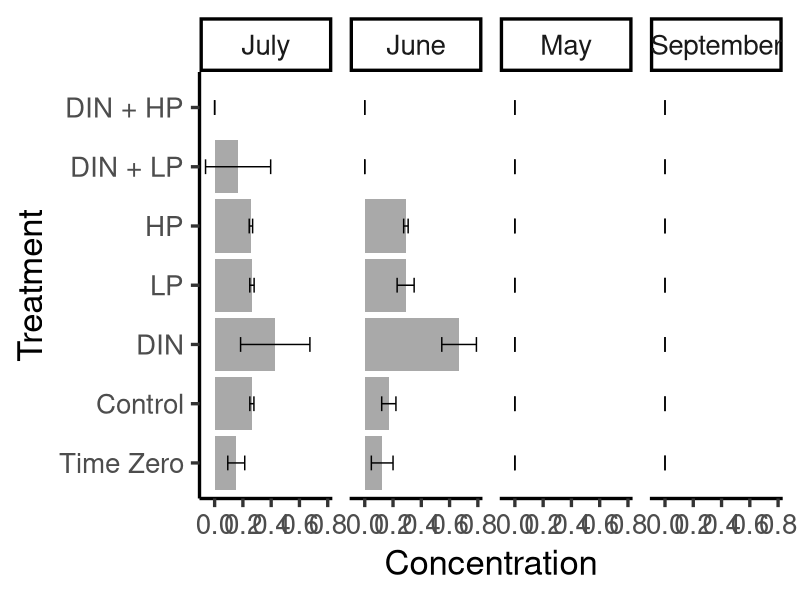

This figure's R source: (Note: this script raises an error after producing the figure.)
#2023-12-22 
#MANOVAS for community composition with PhytoClass Data

library(tidyverse)
library(dplyr)
library(lubridate)
library(readxl)
library(ggplot2)
library(car)
library(rstatix)
library(ggpubr)
library(broom)

#import data:

hapto_pigments = read_excel("data/hapto-pigments.xlsx", sheet = "Sheet2")

summary(hapto_pigments)
glimpse(hapto_pigments)


aov.1 = aov(HexFuc ~ Treatment + factor(Bioassay), data = hapto_pigments)

summary(aov.1)

summary = hapto_pigments %>%
  group_by(Bioassay, Treatment) %>%
  summarise(
    mean = mean(HexFuc),
    sd = sd(HexFuc, na.rm = TRUE),
  )

print(summary)

hexfuc = ggplot(data = summary, 
                aes(x = mean, y = fct_relevel(Treatment, "T0", "Control", "DIN", "LP", "HP", "DIN_LP", "DIN_HP"))) + 
  geom_col(aes(x = mean,
               y = fct_relevel(Treatment, "T0", "Control", "DIN", "LP", "HP", "DIN_LP", "DIN_HP")),
           fill = "darkgrey",
           data = summary) +  
  geom_errorbar(aes(x = mean,
                    y = fct_relevel(Treatment, "T0", "Control", "DIN", "LP", "HP", "DIN_LP", "DIN_HP"), 
                    xmin = mean-sd, 
                    xmax = mean+sd,
                    width = 0.25),
                data = summary) +
  xlab("Concentration") +
  ylab("Treatment") +
  scale_y_discrete(labels= c("T0" = "Time Zero", "Control" = "Control", "DIN" = "DIN", "LP" = "LP", "HP" = "HP", "DIN_LP" = "DIN + LP", "DIN_HP" = "DIN + HP")) +
  theme_classic(base_size = 25) +
  facet_wrap(~Bioassay, nrow = 1)

june = hapto_pigments %>%
  filter(Bioassay == "June")

july = hapto_pigments %>%
  filter(Bioassay == "July")


aov.june = aov(HexFuc ~ Treatment, data = june)
summary(aov.june)

REGW_june = REGW.test(y = aov.june, "Treatment", alpha = 0.05, group = FALSE, main = NULL, console = FALSE)
print(REGW_june)


aov.july = aov(HexFuc ~ Treatment, data = july)
summary(aov.july)

REGW_july = REGW.test(y = aov.july, "Treatment", alpha = 0.05, group = FALSE, main = NULL, console = FALSE)
print(REGW_july)
